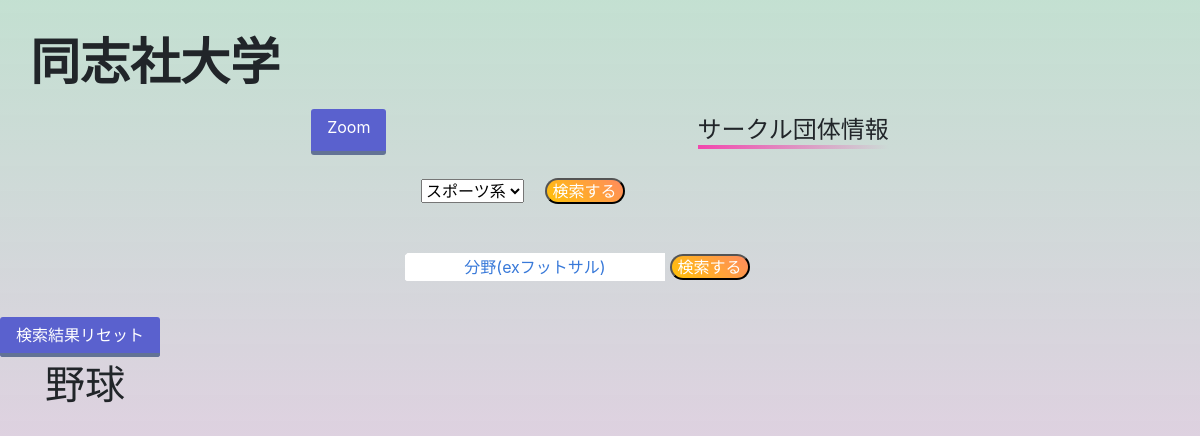
Before: /club/3 with the older database file.
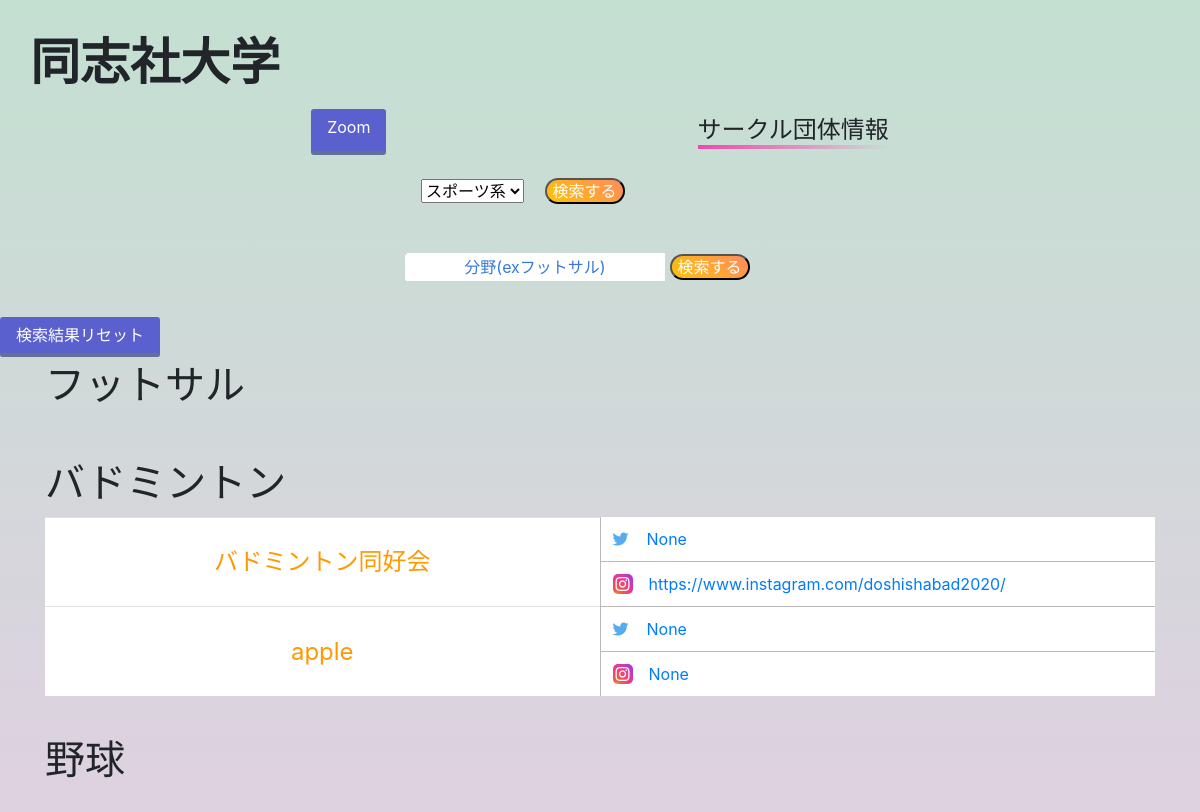
After: the same page with the newer database file.
### class_app/models.py (models this page shows, shortened)
class Club(models.Model):
    name = models.CharField(max_length=50)
    types = models.CharField(max_length=50)

class Circle(models.Model):
    name = models.CharField(max_length=50)
    tweet_link = models.CharField(max_length=200,null=True,blank=True)
    inst_link = models.CharField(max_length=200,null=True,blank=True)
    club = models.ForeignKey(Club, on_delete=models.CASCADE)
    school = models.ForeignKey(School, on_delete=models.CASCADE)

### class_app/views.py (the view, shortened to what this page needs)
# urls.py: path('club/<int:pk>',clubfunc,name="club")
def clubfunc(request, pk):
    school = School.objects.get(pk=pk)
    clubs = school.clubs.all()
    lists = []
    alert = ""
    for club in clubs:
        lists2 = []
        club_name = club.name
        circle = club.circle_set.filter(school_id=pk)
        lists2 += (club_name, circle)
        lists.append(lists2)
    q_word1 = request.GET.get("query1")
    q_word2 = request.GET.get("query2")
    paginator = Paginator(lists, 10)  # 1ページに10件表示
    page_num = request.GET.get('page', 1)
    try:
        pages = paginator.page(page_num)
    except PageNotAnInteger:
        pages = paginator.page(1)
    except EmptyPage:
        pages = paginator.page(paginator.num_pages)
    x = {
        'school': school,
        'clubs1': clubs,
        'page_obj': pages,
        'alert1': alert,
        'is_paginated': pages.has_other_pages,
    }
    return render(request, "club.html", x)

### templates/club.html (shortened to what this page needs)
{% load static %}
<!DOCTYPE html>
<link rel="stylesheet" href="https://stackpath.bootstrapcdn.com/bootstrap/4.4.1/css/bootstrap.min.css"
/>
{% load bootstrap4 %} {% bootstrap_css %}
<html lang="ja">
  <head>
    <link rel="stylesheet" href="{% static 'club.css'%}" />
    <link href="https://use.fontawesome.com/releases/v5.6.1/css/all.css" rel="stylesheet">
  </head>
  <header>
    <p class="ucName">{{school.name}}</p>
    <div class="title_wrapper">
      <a class="btn1" href="{% url 'zoom' pk=school.pk %}">Zoom</a>
      <div class="title">サークル団体情報</div>
    </div>
    <form action="" method="get" class="search_container">
    　<select name="query1">
      <option value="スポーツ系">スポーツ系</option>
    　</select>
    　<button class="search_btn"type="submit">検索する</button>
    </form>
    <form action="" method="get" class="search_container">
      <input
        name="query2"
        value="{{ request.GET.query2 }}"
        type="text"
        placeholder="分野(exフットサル)"
        class="text1"
      />
      <button class="search_btn"type="submit">検索する</button>
    </form>
    <a class="btn1" href="{% url 'club' pk=school.pk %}">検索結果リセット</a>
  </header>
  <body>
  <div class="container">
    {% for list in page_obj %}
    <table name="div1" class="table">
      <h3>{{list.0}}</h3>
      {% for circle in list.1%}
      <tr>
        <td class="circle" rowspan="2">{{circle.name}}</td>
        <td><a href="{{circle.tweet_link}}" style="text-decoration: none;" class="a1">
          <i class="fab fa-twitter  twitter_icon"></i>　<span>{{circle.tweet_link}}</span></a></td>
      </tr>
      <tr>
        <td><a href="{{circle.inst_link}}" style="text-decoration: none;" class="a1">
          <i class="fab fa-instagram instagram_icon"></i>　<span>{{circle.inst_link}}</span></a></td>
      </tr>
      {% endfor %}
    </table>
    {% endfor%}
  </div>
  </body>
</html>

Changed rows visible on the page:
now on this page (row unchanged): Club: name "フットサル"
now on this page (row unchanged): Club: name "バドミントン"
now on this page (row edited): Circle: name "バドミントン同好会", tweet_link "None", inst_link "https://www.instagram.com/doshishabad2020/"
added Circle: name "apple", tweet_link "None", inst_link "None"
